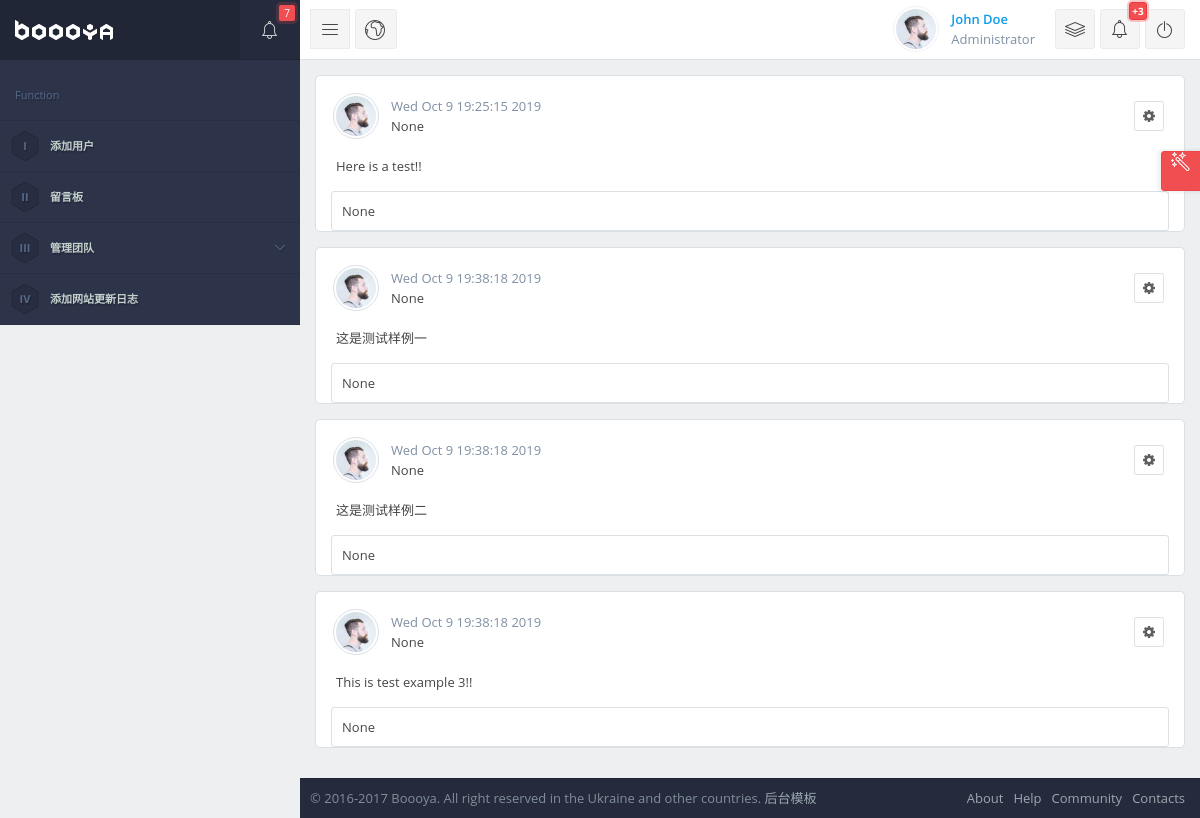
The page /admin/pinboard on the database its author committed.
### tables this page shows
CREATE TABLE Pinboard
(Text VARCHAR(200),
Reply VARCHAR(200),
Username VARCHAR(20),
Time VARCHAR(50));

### admin/route.py (the view)
@app.route('/admin/pinboard', methods=["GET", "POST"])
def adminpinboard():
    if request.method == 'GET':
        messages = get_all_messages()
        return render_template("admin_pinboard.html", messages = messages)
    else:
        pass

### admin/pinboard.py (called while the page is built)
def get_database_cursor():
    conn = sqlite3.connect("users.db")
    conn.isolation_level = None
    return conn.cursor()

def get_all_messages():
    cursor = get_database_cursor()
    sql = "select * FROM Pinboard";
    cursor.execute(sql)
    return cursor.fetchall()

### templates/admin_pinboard.html (shortened to what this page needs)
{% extends "admin_base.html" %}
{% block content %}
    <div class="container">
        <div class="row">
            <div class="col-md">
                {% for message in messages %}
                    <div class="block block-condensed block-highlight-hover">
                        <div class="app-heading app-heading-small margin-bottom-0">
                            <div class="title">
                                <div class="contact contact-rounded contact-bordered contact-lg margin-bottom-0">
                                    <img src="../static/assets/images/users/user_1.jpg" alt="">
                                    <div class="contact-container"><span>{{ message[3] }}</span></div>
                                    <div class="contact-container">{{ message[2] }}
                                    </div>
                                </div>
                            </div>
                            <div class="heading-elements">
                                <div class="dropdown">
                                    <button class="btn btn-default btn-icon btn-sm" data-toggle="dropdown"><span
                                            class="fa fa-cog"></span></button>
                                </div>
                            </div>
                        </div>
                        <div class="block-content"><p>{{ message[0] }}</p></div>
                        <div class="col-md-12">
                            <input name = "input" type="text" class="form-control" value={{ message[1] }}>
                        </div>
                    </div>
                {% endfor %}
            </div>
        </div>
    </div>
{% endblock %}

### templates/admin_base.html (shortened to what this page needs)
<html>
<head>
    <link rel="stylesheet" href="../static/css/styles.css">
</head>
<body>
<div class="app">
    <div class="app-container">
        <div class="app-sidebar app-navigation app-navigation-fixed scroll app-navigation-style-default app-navigation-open-hover dir-left"
             data-type="close-other">
            <a href="index.html" class="app-navigation-logo">
                <button class="app-navigation-logo-button mobile-hidden" data-sidepanel-toggle=".app-sidepanel">
							<span class="icon-alarm">
							</span>
                    <span class="app-navigation-logo-button-alert">
								7
							</span>
                </button>
            </a>
            <nav>
                <ul>
                    <li class="title">
                        Function
                    </li>
                    <li>
                        <a href="#">
                            <span class="nav-icon-hexa">I</span>
                            添加用户
                        </a>
                    </li>
                    <li>
                        <a href="#">
                            <span class="nav-icon-hexa">II</span>
                            留言板
                        </a>
                    </li>
                    <li>
                        <a href="#">
									<span class="nav-icon-hexa">
										III
									</span>
                            管理团队
                        </a>
                    </li>
                    <li>
                        <a href="layouts-examples.html">
									<span class="nav-icon-hexa">
										IV
									</span>
                            添加网站更新日志
                        </a>
                    </li>
                </ul>
            </nav>
        </div>
        <div class="app-content app-sidebar-left">
            <div class="app-header app-header-design-default">
                <ul class="app-header-buttons">
                    <li class="hidden-mobile">
                        <a href="#" class="btn btn-link btn-icon" data-sidebar-minimize=".app-sidebar.dir-left">
									<span class="icon-menu">
									</span>
                        </a>
                    </li>
                </ul>
                <form class="app-header-search" action="#" method="post">
                    <input type="text" name="keyword" placeholder="Search">
                </form>
                <ul class="app-header-buttons pull-right">
                    <li>
                        <div class="contact contact-rounded contact-bordered contact-lg contact-ps-controls hidden-xs">
                            <img src="../static/assets/images/users/user_1.jpg" alt="John Doe">
                            <div class="contact-container">
                                <a href="#">
                                    John Doe
                                </a>
                                <span>
											Administrator
										</span>
                            </div>
                            <div class="contact-controls">
                                <div class="dropdown">
                                    <button type="button" class="btn btn-default btn-icon" data-toggle="dropdown">
												<span class="icon-layers">
												</span>
                                    </button>
                                </div>
                            </div>
                        </div>
                    </li>
                    <li>
                        <div class="dropdown">
                            <button class="btn btn-default btn-icon btn-informer" data-toggle="dropdown"
                                    aria-haspopup="true" aria-expanded="true">
										<span class="icon-alarm">
										</span>
                                <span class="informer informer-danger informer-sm informer-square">
											+3
										</span>
                            </button>
                        </div>
                    </li>
                    <li>
                        <a href={{ url_for("logout") }} class="btn btn-default btn-icon">
                        <span class="icon-power-switch">
									</span>
                        </a>
                    </li>
                </ul>
            </div>
            {% block content %}{% endblock %}
            <div class="app-footer app-footer-default" id="footer">
                <div class="app-footer-line">
                    <div class="copyright">
                        &copy; 2016-2017 Boooya. All right reserved in the Ukraine and other countries. <a
                            href="http://www.dmaku.com/moban.html" target="_blank" title="后台模板">后台模板</a>
                    </div>
                    <div class="pull-right">
                        <ul class="list-inline">
                            <li>
                                <a href="#">
                                    About
                                </a>
                            </li>
                            <li>
                                <a href="#">
                                    Help
                                </a>
                            </li>
                            <li>
                                <a href="#">
                                    Community
                                </a>
                            </li>
                            <li>
                                <a href="#">
                                    Contacts
                                </a>
                            </li>
                        </ul>
                    </div>
                </div>
            </div>
        </div>
    </div>
</div>
</body>
</html>

### rows shown on the page
Pinboard: Time "Wed Oct 9 19:25:15 2019", message "None", Text "Here is a test!!", input "None"
Pinboard: Time "Wed Oct 9 19:38:18 2019", message "None", Text "这是测试样例一", input "None"
Pinboard: Time "Wed Oct 9 19:38:18 2019", message "None", Text "这是测试样例二", input "None"
Pinboard: Time "Wed Oct 9 19:38:18 2019", message "None", Text "This is test example 3!!", input "None"
